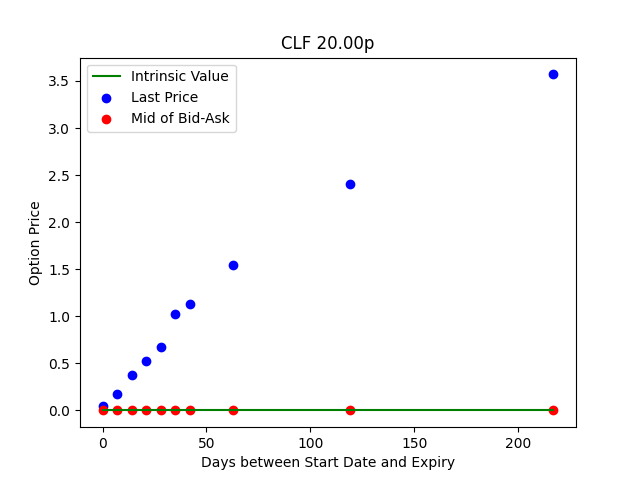

Reproduce this figure in Python.
from yfinance import Ticker
import matplotlib.pyplot as plt
import sys

d_m = (31,28,31,30,31,30,31,31,30,31,30,31)

# assuming dte is x axis
ticker,d1,m1,y1,d2,m2,y2,strike,call_put,incr = sys.argv[1:]
strike,incr = [float(x) for x in (strike,incr)]

d,m,y = int(d1),int(m1),int(y1)
d2,m2,y2 = [int(x) for x in (d2,m2,y2)]

stock = Ticker(ticker)
uly_price = stock.history().values[-1,0]

dtes = []
dates = []
last_prcs,mid_ba,intr_val = [],[],[]
dte = 0
while not (d == d2 and m == m2 and y == y2):
	try:
		date = str(y)+"-"+("%02d" % m)+"-"+("%02d" % d)
		opt = stock.option_chain(date)
		df = opt.calls if call_put == 'c' or call_put == 'C' else opt.puts
		op_row = df.loc[df['strike'] == strike]

		print(date)

		mid_ba.append((op_row['ask'].values[0]+op_row['bid'].values[0])/2)
		last_prcs.append(op_row['lastPrice'].values[0])

		diff = (uly_price-strike) if call_put == 'c' or call_put == 'C' else (strike-uly_price)
		intr_val.append(max(0,diff))
		dtes.append(dte)
		dates.append(date)
	except:
		pass

	dte += incr

	d += incr
	while d > d_m[m-1]:
		d %= d_m[m-1]
		m += 1

		if m > 12:
			m = 1
			y += 1

print(dtes)
print(last_prcs)

plt.scatter(dtes,last_prcs,color='blue')
plt.scatter(dtes,mid_ba,color='red')
plt.plot(dtes,intr_val,color='green')

plt.title('%s %.2f%s' % (ticker,strike,call_put))
plt.xlabel('Days between Start Date and Expiry')
plt.ylabel('Option Price')
plt.legend(['Intrinsic Value','Last Price','Mid of Bid-Ask'])

plt.savefig('opcurveexp.png')
plt.show()